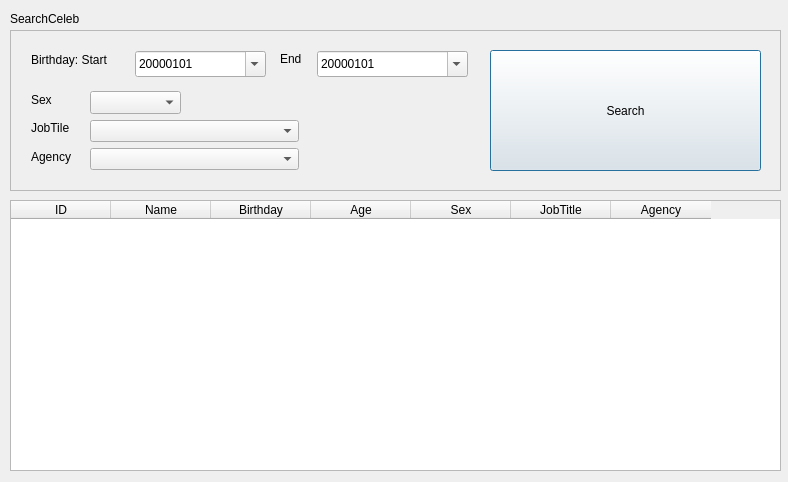
<?xml version="1.0" encoding="UTF-8"?>
<ui version="4.0">
 <class>Dialog</class>
 <widget class="QDialog" name="Dialog">
  <property name="geometry">
   <rect>
    <x>0</x>
    <y>0</y>
    <width>788</width>
    <height>482</height>
   </rect>
  </property>
  <property name="windowTitle">
   <string>Dialog</string>
  </property>
  <widget class="QLabel" name="label">
   <property name="geometry">
    <rect>
     <x>10</x>
     <y>10</y>
     <width>91</width>
     <height>17</height>
    </rect>
   </property>
   <property name="text">
    <string>SearchCeleb</string>
   </property>
  </widget>
  <widget class="QFrame" name="frame">
   <property name="geometry">
    <rect>
     <x>10</x>
     <y>30</y>
     <width>771</width>
     <height>161</height>
    </rect>
   </property>
   <property name="frameShape">
    <enum>QFrame::StyledPanel</enum>
   </property>
   <property name="frameShadow">
    <enum>QFrame::Raised</enum>
   </property>
   <widget class="QLabel" name="label_2">
    <property name="geometry">
     <rect>
      <x>21</x>
      <y>21</y>
      <width>99</width>
      <height>17</height>
     </rect>
    </property>
    <property name="text">
     <string>Birthday: Start</string>
    </property>
   </widget>
   <widget class="QLabel" name="label_3">
    <property name="geometry">
     <rect>
      <x>270</x>
      <y>20</y>
      <width>26</width>
      <height>17</height>
     </rect>
    </property>
    <property name="text">
     <string>End</string>
    </property>
   </widget>
   <widget class="QDateEdit" name="dateStart">
    <property name="geometry">
     <rect>
      <x>125</x>
      <y>21</y>
      <width>131</width>
      <height>26</height>
     </rect>
    </property>
    <property name="displayFormat">
     <string>yyyyMMdd</string>
    </property>
    <property name="calendarPopup">
     <bool>true</bool>
    </property>
   </widget>
   <widget class="QDateEdit" name="dateEnd">
    <property name="geometry">
     <rect>
      <x>307</x>
      <y>21</y>
      <width>151</width>
      <height>26</height>
     </rect>
    </property>
    <property name="displayFormat">
     <string>yyyyMMdd</string>
    </property>
    <property name="calendarPopup">
     <bool>true</bool>
    </property>
   </widget>
   <widget class="QPushButton" name="btnSearch">
    <property name="geometry">
     <rect>
      <x>480</x>
      <y>20</y>
      <width>271</width>
      <height>121</height>
     </rect>
    </property>
    <property name="text">
     <string>Search</string>
    </property>
   </widget>
   <widget class="QLabel" name="label_4">
    <property name="geometry">
     <rect>
      <x>21</x>
      <y>61</y>
      <width>51</width>
      <height>17</height>
     </rect>
    </property>
    <property name="text">
     <string>Sex</string>
    </property>
   </widget>
   <widget class="QLabel" name="label_5">
    <property name="geometry">
     <rect>
      <x>21</x>
      <y>89</y>
      <width>61</width>
      <height>17</height>
     </rect>
    </property>
    <property name="text">
     <string>JobTile</string>
    </property>
   </widget>
   <widget class="QLabel" name="label_6">
    <property name="geometry">
     <rect>
      <x>21</x>
      <y>118</y>
      <width>51</width>
      <height>17</height>
     </rect>
    </property>
    <property name="text">
     <string>Agency</string>
    </property>
   </widget>
   <widget class="QComboBox" name="cbSex">
    <property name="geometry">
     <rect>
      <x>80</x>
      <y>61</y>
      <width>91</width>
      <height>23</height>
     </rect>
    </property>
   </widget>
   <widget class="QComboBox" name="cbJobTitle">
    <property name="geometry">
     <rect>
      <x>80</x>
      <y>90</y>
      <width>209</width>
      <height>22</height>
     </rect>
    </property>
   </widget>
   <widget class="QComboBox" name="cbAgency">
    <property name="geometry">
     <rect>
      <x>80</x>
      <y>118</y>
      <width>209</width>
      <height>22</height>
     </rect>
    </property>
   </widget>
  </widget>
  <widget class="QTableWidget" name="tableWidget">
   <property name="geometry">
    <rect>
     <x>10</x>
     <y>200</y>
     <width>771</width>
     <height>271</height>
    </rect>
   </property>
   <column>
    <property name="text">
     <string>ID</string>
    </property>
   </column>
   <column>
    <property name="text">
     <string>Name</string>
    </property>
   </column>
   <column>
    <property name="text">
     <string>Birthday</string>
    </property>
   </column>
   <column>
    <property name="text">
     <string>Age</string>
    </property>
   </column>
   <column>
    <property name="text">
     <string>Sex</string>
    </property>
   </column>
   <column>
    <property name="text">
     <string>JobTitle</string>
    </property>
   </column>
   <column>
    <property name="text">
     <string>Agency</string>
    </property>
   </column>
  </widget>
 </widget>
 <resources/>
 <connections/>
</ui>
